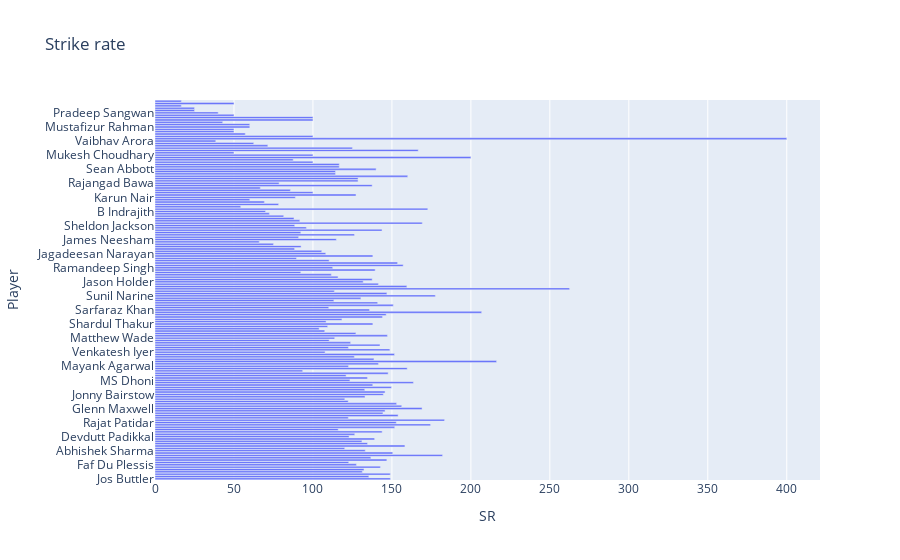

Source (notebook cell):
### Code cell
figure = px.bar(data1,x=data1['SR'],y=data1['Player'],title='Strike rate')
figure.show()

### Figure 1 — Plotly figure (JSON) as saved in the notebook; plotly's stock layout.template omitted (floating-point values rounded to 4 significant figures; data arrays with more than 128 entries replaced by an {"elided": "..."} marker saying what was removed)
{"data": [{"alignmentgroup": "True", "hovertemplate": "SR=%{x}<br>Player=%{y}<extra></extra>", "legendgroup": "", "marker": {"color": "#636efa", "pattern": {"shape": ""}}, "name": "", "offsetgroup": "", "orientation": "h", "showlegend": false, "textposition": "auto", "type": "bar", "x": {"elided": "162 float values"}, "xaxis": "x", "y": {"elided": "162 str values"}, "yaxis": "y"}], "layout": {"autosize": true, "barmode": "relative", "legend": {"tracegroupgap": 0}, "title": {"text": "Strike rate"}, "xaxis": {"anchor": "y", "autorange": true, "domain": [0, 1], "range": [0, 421.1], "title": {"text": "SR"}, "type": "linear"}, "yaxis": {"anchor": "x", "autorange": true, "domain": [0, 1], "range": [-0.5, 161.5], "title": {"text": "Player"}, "type": "category"}}}
